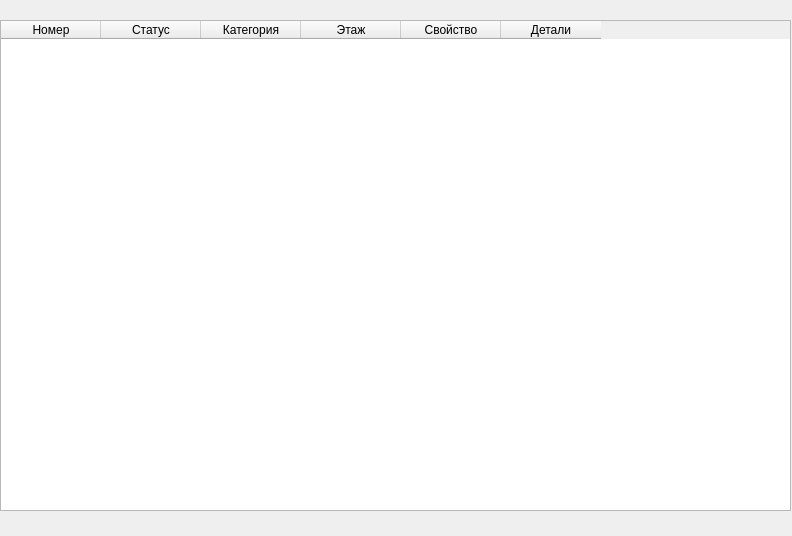
<?xml version="1.0" encoding="UTF-8"?>
<ui version="4.0">
 <class>RoomsWindow</class>
 <widget class="QMainWindow" name="RoomsWindow">
  <property name="geometry">
   <rect>
    <x>0</x>
    <y>0</y>
    <width>792</width>
    <height>536</height>
   </rect>
  </property>
  <property name="windowTitle">
   <string>Список номеров</string>
  </property>
  <widget class="QWidget" name="centralwidget">
   <widget class="QTableWidget" name="tableWidget">
    <property name="geometry">
     <rect>
      <x>0</x>
      <y>20</y>
      <width>791</width>
      <height>491</height>
     </rect>
    </property>
    <attribute name="horizontalHeaderVisible">
     <bool>true</bool>
    </attribute>
    <attribute name="horizontalHeaderCascadingSectionResizes">
     <bool>false</bool>
    </attribute>
    <attribute name="horizontalHeaderHighlightSections">
     <bool>true</bool>
    </attribute>
    <attribute name="horizontalHeaderShowSortIndicator" stdset="0">
     <bool>false</bool>
    </attribute>
    <attribute name="verticalHeaderVisible">
     <bool>false</bool>
    </attribute>
    <column>
     <property name="text">
      <string>Номер</string>
     </property>
    </column>
    <column>
     <property name="text">
      <string>Статус</string>
     </property>
    </column>
    <column>
     <property name="text">
      <string>Категория</string>
     </property>
    </column>
    <column>
     <property name="text">
      <string>Этаж</string>
     </property>
    </column>
    <column>
     <property name="text">
      <string>Свойство</string>
     </property>
    </column>
    <column>
     <property name="text">
      <string>Детали</string>
     </property>
    </column>
   </widget>
  </widget>
 </widget>
 <resources/>
 <connections/>
</ui>
